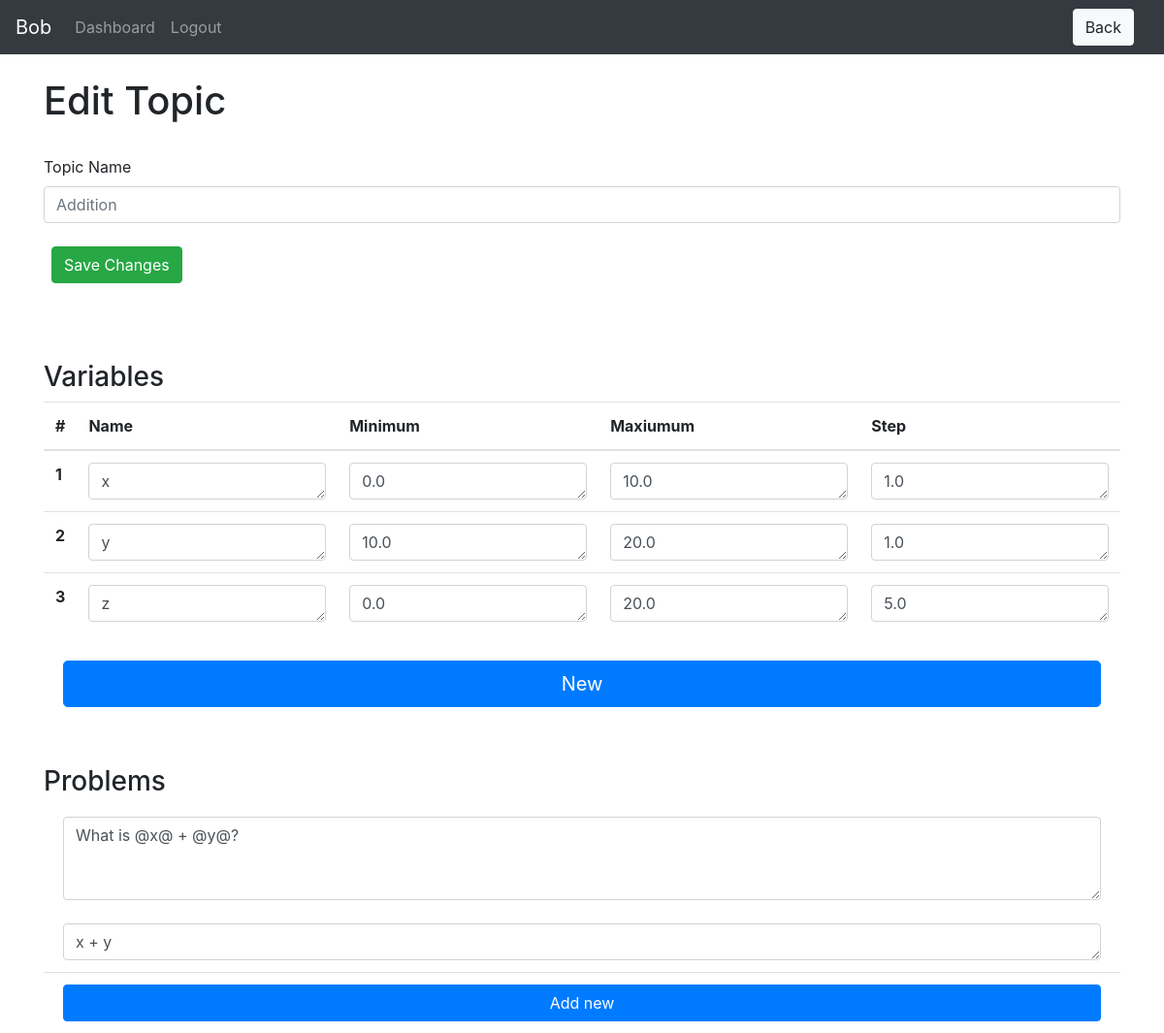
The page /teacher/group-detail/1/topics/edit_topic/1 (signed in) on the database as committed earlier.
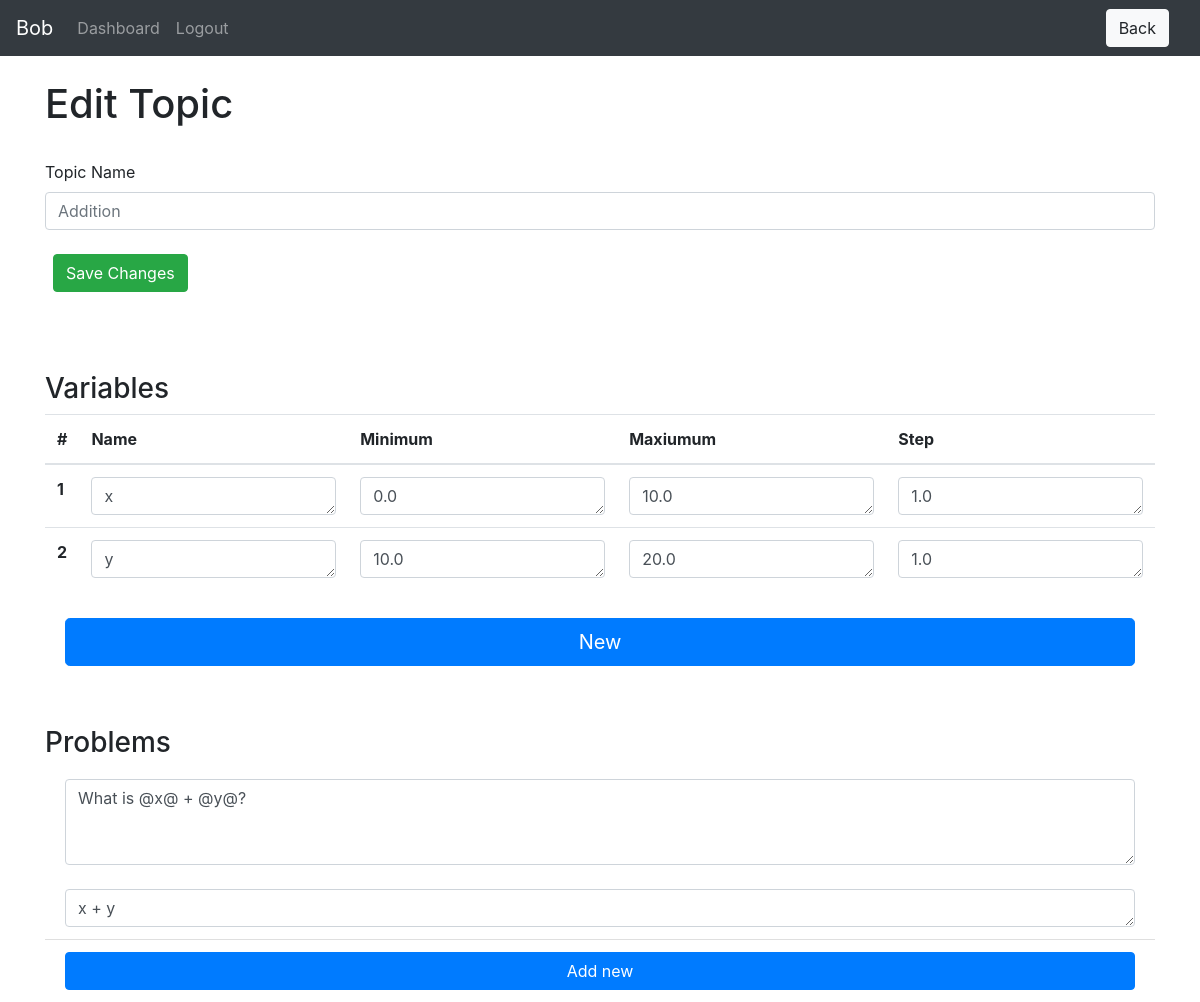
The same page on the database as committed later.
### website/models.py (models this page shows)
class Variable(db.Model):
    id = db.Column(db.Integer, primary_key=True)
    name = db.Column(db.String(1))
    minimum = db.Column(db.Float)
    maximum = db.Column(db.Float)
    step = db.Column(db.Float)
    topic_id = db.Column(db.Integer, db.ForeignKey('topic.id'))

class Problem(db.Model):
    id = db.Column(db.Integer, primary_key=True)
    text = db.Column(db.String(10000))
    latex = db.Column(db.String(500))
    answer = db.Column(db.String(500))
    topic_id = db.Column(db.Integer, db.ForeignKey('topic.id'))

### website/teacher/teacher_views.py (the view)
@views.route('/group-detail/<group_id>/topics/edit_topic/<topic_id>', methods=['GET', 'POST'])
@login_required
def edit_topic(group_id, topic_id):
    group = Group.query.get(group_id)
    topic = Topic.query.get(topic_id)
    if request.method == 'POST':
        if request.form['button'] == 'new_problem':
            new_problem = Problem(text="", latex="", answer="", topic_id=topic.id)
            db.session.add(new_problem)
            db.session.commit()
            flash('created')
            return render_template("teacher/edit_topic.html", user=current_user, group=group, topic=topic)
        elif request.form['button'] == 'new_variable':
            new_variable = Variable(name='x',minimum=0.0, maximum=10.0, step=1.0, topic_id=topic.id)
            db.session.add(new_variable)
            db.session.commit()
            return render_template("teacher/edit_topic.html", user=current_user, group=group, topic=topic)
        elif request.form['button'] == 'save_changes':
            name = str(request.form.get('topicName'))
            if len(name) < 150 and len(name) > 1:
                topic.name = name
                db.session.add(topic)
                db.session.commit()
                flash('Name successfully changed to ' + name)
            update_variables(topic=topic)
            update_problems(topic=topic)
            return render_template("teacher/edit_topic.html", user=current_user, group=group, topic=topic)
    else:
        return render_template("teacher/edit_topic.html", user=current_user, group=group, topic=topic)

### website/templates/teacher/edit_topic.html
{% extends "base.html" %} {% block title %}Edit Topic{% endblock %}
{% block extra_header %}
<a href="{{url_for('teacher_views.topics', group_id=group.id)}}">
    <button class="btn btn-light ml-3" type="button" name="button">Back</button>
</a>
{% endblock %}
{% block content %}
<br>
<h1>Edit Topic</h1>
<br>
<form method='POST'>
    <div>
        <div class="form-group">
          <label for="exampleInputEmail1">Topic Name</label>
          <input
            type="text"
            class="form-control"
            id="topicName"
            name="topicName"
            placeholder="{{ topic.name }}"
            />
        </div>
        <div class="d-flex flex-row">
            <div class="p-2"><button name="button" class="btn btn-success" value="save_changes">Save Changes</button></div>
          </div>
        <br>
    </div>
    <br>
    <br>
    <div>
        <h3>Variables</h3>
        <table class="table">
            <thead>
              <tr>
                <th scope="col">#</th>
                <th scope="col">Name</th>
                <th scope="col">Minimum</th>
                <th scope="col">Maxiumum</th>
                <th scope="col">Step</th>
              </tr>
            </thead>
            <tbody>
            {% for variable in topic.variable_ids %}
              <tr>
                <th scope="row">{{ variable.id }}</th>
                <td> <textarea name="name{{variable.id}}" class="form-control" id="minimum" rows="1" placeholder="Name">{{ variable.name }}</textarea></td>
                <td> <textarea name="min{{variable.id}}" class="form-control" id="minimum" rows="1" placeholder="Minimum">{{ variable.minimum }}</textarea></td>
                <td> <textarea name="max{{variable.id}}" class="form-control" id="maximum" rows="1" placeholder="Maxiumum">{{ variable.maximum }}</textarea></td>
                <td> <textarea name="step{{variable.id}}" class="form-control" id="step" rows="1" placeholder="Step">{{ variable.step }}</textarea></td>
              </tr>
              {% endfor %}
            </tbody>
          </table>
          <ul class="list-group list-group-flush">
            <li class="list-group-item"><button name="button" class="btn btn-primary btn-lg btn-block" value="new_variable">New</button></li>
          </ul>
    </div>
    <br>
    <br>
    <div>
      <h3>Problems</h3>
      <ul class="list-group list-group-flush">
        {% for problem in topic.problem_ids %}
        <li class="list-group-item">
                <textarea name="text{{problem.id}}" class="form-control" id="text" rows="3" placeholder="Word Problem">{{ problem.text }}</textarea>
                <br>
                <textarea name="answer{{problem.id}}" class="form-control" id="answer" rows="1" placeholder="Answer">{{ problem.answer }}</textarea>
        </li>
        {% endfor %}
      <ul class="list-group list-group-flush">
        <li class="list-group-item"><button type="submit" class="btn btn-primary btn-block" name="button" value="new_problem">Add new</button></li>
      </ul>
    </div>
</form>
{% endblock %}

Rows that differ between the two databases and show on the page:
removed Variable: id "3", id "z", id "0.0", id "20.0", id "5.0"
